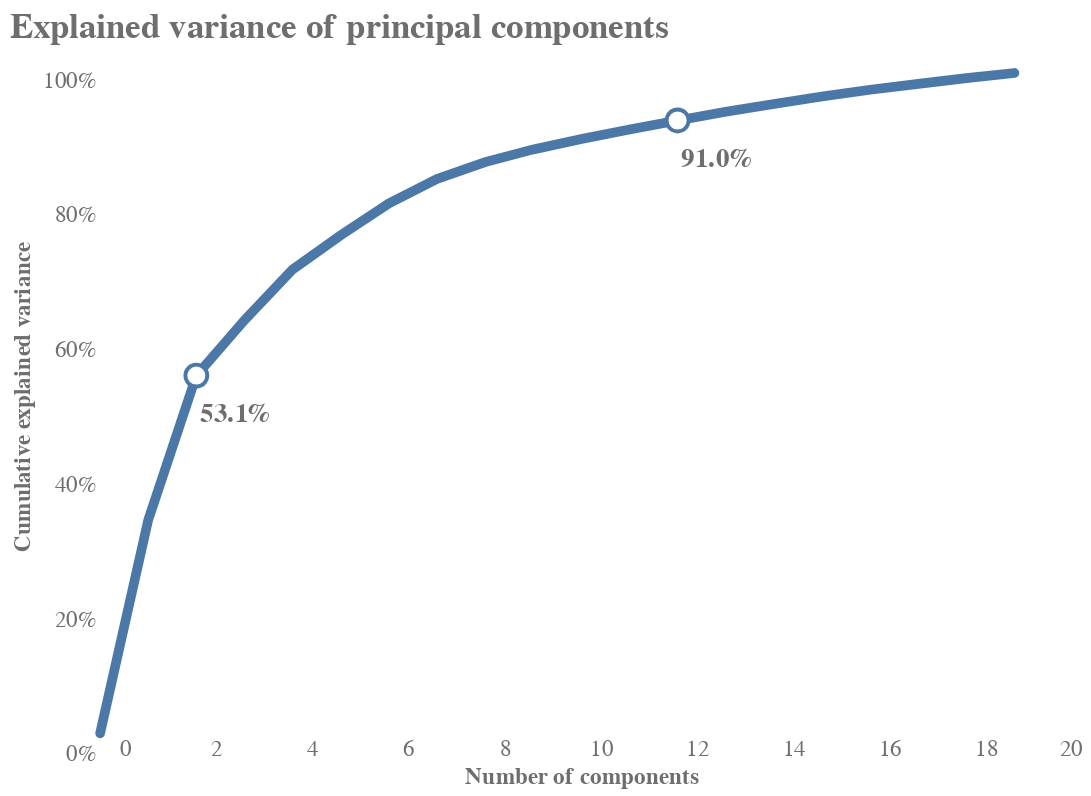

The notebook cell saved with this chart:
### Markdown cell above
### Normalize data, apply principal component analysis (PCA), and choose appropriate number of principal components

### Code cell
continuousNormalize = StandardScaler().fit_transform(continuous.drop(columns=['HOSP_NIS']))
featureArray = np.append(continuousNormalize,
                         categorical.drop(columns=['HOSP_NIS']).to_numpy(),axis=1)

pca = PCA().fit(featureArray)
pcaDf = pd.DataFrame({'pca': 0,'value':0}, index=[0]).append(
    pd.DataFrame({'pca':[x for x in range(1,np.cumsum(pca.explained_variance_ratio_).shape[0]+1)],
    'value': np.cumsum(pca.explained_variance_ratio_)})).reset_index(drop=True)

#find PCs to explain at least 90% of variance
cutOff = pcaDf.loc[pcaDf['value']>.9]['pca'].values[0]  
pointDf = pcaDf.loc[(pcaDf['pca']==cutOff)|(pcaDf['pca']==2)]
pointDf['label'] = np.round(pointDf['value']*100,1).astype(str) + '%'

#plot explained variance with Altair
point = alt.Chart(pointDf).mark_circle(color='white',stroke='#4c78a8',size=130, opacity=1
                                      ).encode(x='pca:Q',y='value:Q')

text = point.mark_text(fontSize=14,font='Arial',fontWeight='bold',color='#6e6e6e',dy=20,dx=20
                      ).encode(x='pca:Q',y='value:Q',text='label')

line = alt.Chart(pcaDf.loc[pcaDf['pca']<20]
        ).mark_line(size=5,color='#4c78a8',strokeCap='round').encode(
        x=alt.X('pca:Q',axis=alt.Axis(labelAngle=0,title='Number of components',tickMinStep=1,
                                      labelOffset=10)),
        y=alt.Y('value:Q',axis=alt.Axis(title='Cumulative explained variance',format='%',
                                        tickMinStep=.20,labelOffset=10),
        scale=alt.Scale(domain=(.03,1))))

(line+point+text).properties(height=350, width=500, 
                             title='Explained variance of principal components'
                    ).configure_axis(grid=False,labelColor='#6e6e6e',labelFont='Arial',
                                     labelFontSize=12,titleFont='Arial',titleFontSize=12,
                                     titleColor='#6e6e6e',domainWidth=0,tickSize=0
                    ).configure_view(strokeWidth=0).configure_title(fontSize=18,font='Arial',
                                     fontWeight='bold',color='#6e6e6e',anchor='start')

### Figure 1 — Vega-Lite specification as saved in the notebook (floating-point values rounded to 4 significant figures)
{"config": {"view": {"continuousWidth": 400, "continuousHeight": 300, "strokeWidth": 0}, "axis": {"domainWidth": 0, "grid": false, "labelColor": "#6e6e6e", "labelFont": "Arial", "labelFontSize": 12, "tickSize": 0, "titleColor": "#6e6e6e", "titleFont": "Arial", "titleFontSize": 12}, "title": {"anchor": "start", "color": "#6e6e6e", "font": "Arial", "fontSize": 18, "fontWeight": "bold"}}, "layer": [{"data": {"name": "data-1fcb5dd34d8344b609cd33fd57385a59"}, "mark": {"type": "line", "color": "#4c78a8", "size": 5, "strokeCap": "round"}, "encoding": {"x": {"type": "quantitative", "axis": {"labelAngle": 0, "labelOffset": 10, "tickMinStep": 1, "title": "Number of components"}, "field": "pca"}, "y": {"type": "quantitative", "axis": {"format": "%", "labelOffset": 10, "tickMinStep": 0.2, "title": "Cumulative explained variance"}, "field": "value", "scale": {"domain": [0.03, 1]}}}}, {"data": {"name": "data-33b4cd2d734abe69f1584f4fa67c47c8"}, "mark": {"type": "circle", "color": "white", "opacity": 1, "size": 130, "stroke": "#4c78a8"}, "encoding": {"x": {"type": "quantitative", "field": "pca"}, "y": {"type": "quantitative", "field": "value"}}}, {"data": {"name": "data-33b4cd2d734abe69f1584f4fa67c47c8"}, "mark": {"type": "text", "color": "#6e6e6e", "dx": 20, "dy": 20, "font": "Arial", "fontSize": 14, "fontWeight": "bold"}, "encoding": {"text": {"type": "nominal", "field": "label"}, "x": {"type": "quantitative", "field": "pca"}, "y": {"type": "quantitative", "field": "value"}}}], "height": 350, "title": "Explained variance of principal components", "width": 500, "$schema": "https://vega.github.io/schema/vega-lite/v4.8.1.json", "datasets": {"data-1fcb5dd34d8344b609cd33fd57385a59": [{"pca": 0, "value": 0.0}, {"pca": 1, "value": 0.3169}, {"pca": 2, "value": 0.5311}, {"pca": 3, "value": 0.6134}, {"pca": 4, "value": 0.6886}, {"pca": 5, "value": 0.7394}, {"pca": 6, "value": 0.7867}, {"pca": 7, "value": 0.8231}, {"pca": 8, "value": 0.848}, {"pca": 9, "value": 0.8668}, {"pca": 10, "value": 0.8822}, {"pca": 11, "value": 0.8964}, {"pca": 12, "value": 0.9097}, {"pca": 13, "value": 0.9226}, {"pca": 14, "value": 0.9343}, {"pca": 15, "value": 0.9455}, {"pca": 16, "value": 0.9555}, {"pca": 17, "value": 0.9641}, {"pca": 18, "value": 0.9726}, {"pca": 19, "value": 0.9804}], "data-33b4cd2d734abe69f1584f4fa67c47c8": [{"pca": 2, "value": 0.5311, "label": "53.1%"}, {"pca": 12, "value": 0.9097, "label": "91.0%"}]}}
